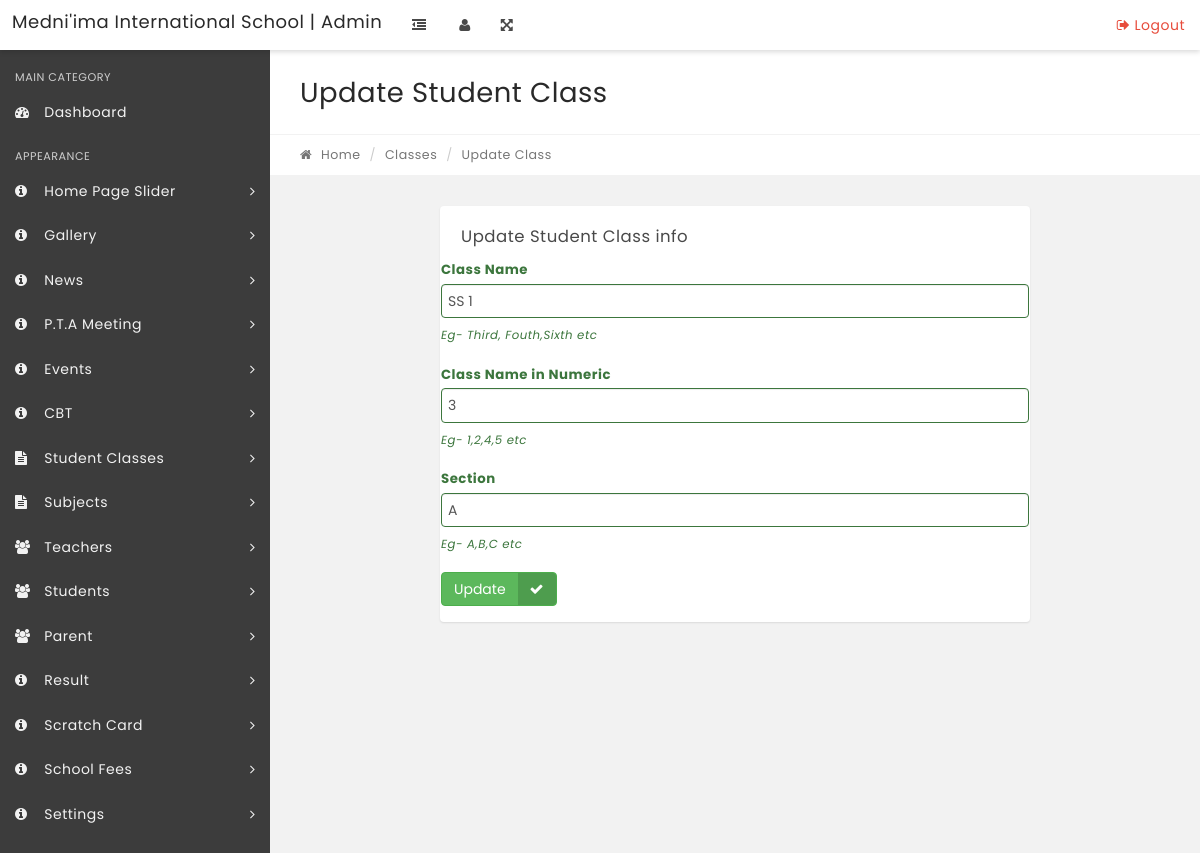
Page /admin/edit-class.php?classid=1 on the committed database.
### tables this page shows
CREATE TABLE IF NOT EXISTS `tblclasses` (
  `id` int(11) NOT NULL,
  `ClassName` varchar(80) DEFAULT NULL,
  `ClassNameNumeric` enum('1','2','3') NOT NULL,
  `Section` varchar(5) NOT NULL,
  `CreationDate` timestamp NOT NULL DEFAULT CURRENT_TIMESTAMP,
  `UpdationDate` timestamp NOT NULL DEFAULT '0000-00-00 00:00:00' ON UPDATE CURRENT_TIMESTAMP
);

### admin/edit-class.php (the view, shortened to what this page needs)
<?php
include('../controller/header.php');
if(strlen($_SESSION['alogin'])=="")
    {
    $login_url=''.SITE_URL.'login';
    header("Location: $login_url");
    }
    else{
?>
<!DOCTYPE html>
<html lang="en">
    <head>
    </head>
    <body class="top-navbar-fixed">
        <div class="main-wrapper">
            <?php include('includes/topbar.php');?>
            <div class="content-wrapper">
                <div class="content-container">
<?php include('includes/leftbar.php');?>
                    <div class="main-page">
                        <div class="container-fluid">
                            <div class="row page-title-div">
                                <div class="col-md-6">
                                    <h2 class="title">Update Student Class</h2>
                                </div>
                            </div>
                            <div class="row breadcrumb-div">
                                <div class="col-md-6">
                                    <ul class="breadcrumb">
            							<li><a href="index.php"><i class="fa fa-home"></i> Home</a></li>
            							<li><a href="#">Classes</a></li>
            							<li class="active">Update Class</li>
            						</ul>
                                </div>
                            </div>
                        </div>
                        <section class="section">
                            <div class="container-fluid">
                                <div class="row">
                                    <div class="col-md-8 col-md-offset-2">
                                        <div class="panel">
                                            <div class="panel-heading">
                                                <div class="panel-title">
                                                    <h5>Update Student Class info</h5>
                                                </div>
                                            </div>
                                                <form method="post">
<?php
$cid=intval($_GET['classid']);
$query = $db->query("SELECT * from tblclasses where id='$cid'");
if($query->num_rows > 0)
{
$result = $query->fetch_object();
{   ?>
                                                    <div class="form-group has-success">
                                                        <label for="success" class="control-label">Class Name</label>
                                                		<div class="">
                                                			<input type="text" name="classname" value="<?php echo htmlentities($result->ClassName);?>" required class="form-control" id="success">
                                                            <span class="help-block">Eg- Third, Fouth,Sixth etc</span>
                                                		</div>
                                                	</div>
                                                       <div class="form-group has-success">
                                                        <label for="success" class="control-label">Class Name in Numeric</label>
                                                        <div class="">
                                                            <input type="number" name="classnamenumeric" value="<?php echo htmlentities($result->ClassNameNumeric);?>" required class="form-control" id="success">
                                                            <span class="help-block">Eg- 1,2,4,5 etc</span>
                                                        </div>
                                                    </div>
                                                     <div class="form-group has-success">
                                                        <label for="success" class="control-label">Section</label>
                                                        <div class="">
                                                            <input type="text" name="section" value="<?php echo htmlentities($result->Section);?>" class="form-control" required id="success">
                                                            <span class="help-block">Eg- A,B,C etc</span>
                                                        </div>
                                                    </div>
                                                    <?php }} ?>
  <div class="form-group has-success">
                                                        <div class="">
                                                           <button type="submit" name="update" class="btn btn-success btn-labeled">Update<span class="btn-label btn-label-right"><i class="fa fa-check"></i></span></button>
                                                    </div>
                                                </form>
                                            </div>
                                        </div>
                                    </div>
                                </div>
                            </div>
                    </div>
                </div>
            </div>
    </body>
</html>
<?php  } ?>

### css/editor.css (style rules this page uses)
select, textarea, input[type="text"], input[type="password"], input[type="datetime"], input[type="datetime-local"], input[type="date"], input[type="month"], input[type="time"], input[type="week"], input[type="number"], input[type="email"], input[type="url"], input[type="search"], input[type="tel"], input[type="color"], .uneditable-input { height:auto; margin-bottom:10px; }

### rows in the picture
tblclasses: classname "SS 1", classnamenumeric "3", section "A"

### other values in the picture
SCHOOL_NAME "Medni'ima International School"
